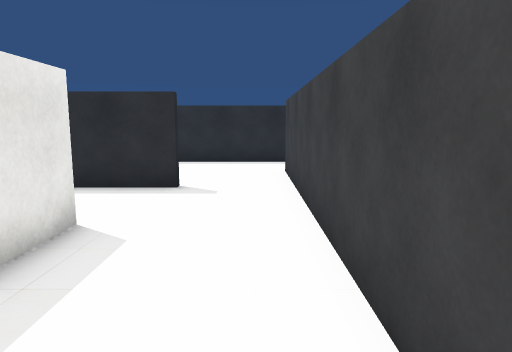
view 1 (above)

20 first-person views from a walk through a 3-D level made in the Unity game engine. The camera is 1.4 m above the floor, tilts 8° down and sees 70° across. The floor is counted in squares, 1 m on a side. Each view is taken from the middle of a square. On the plan, view 1 faces up. The plan holds only what a view shows up to about 16 squares ahead; the rest is blank. The player character is not drawn. Some surface patterns are stand-ins.

view 2
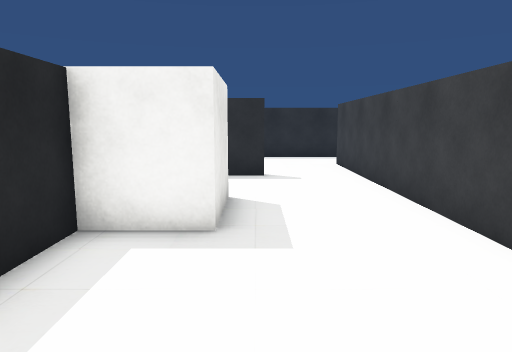

view 3
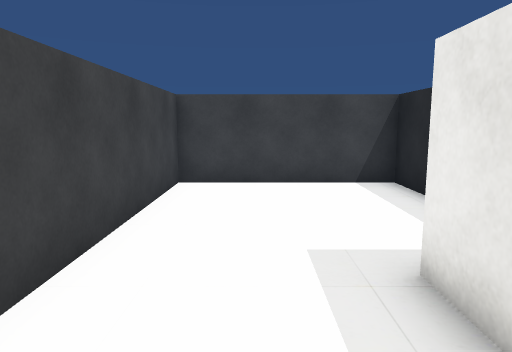

view 4
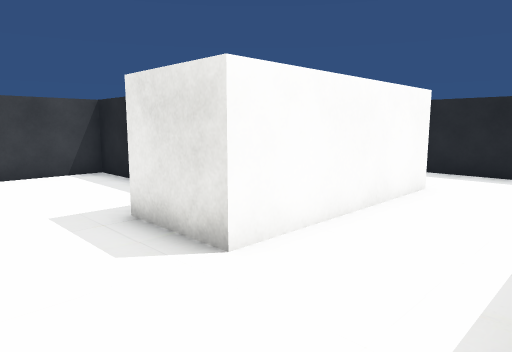

view 5
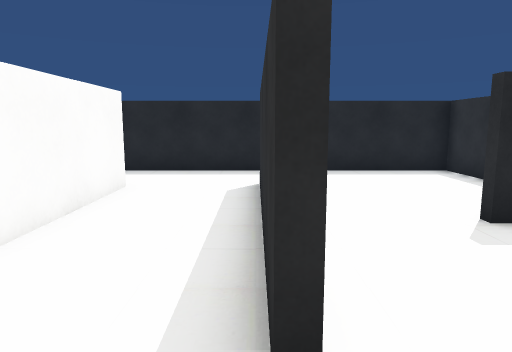

view 6
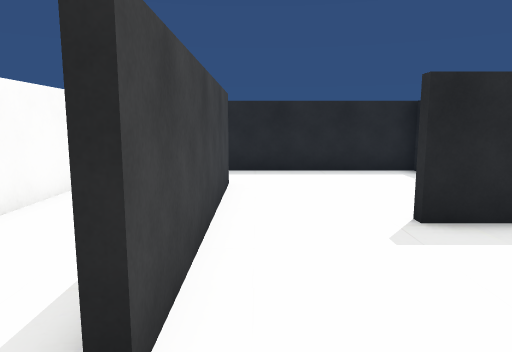

view 7
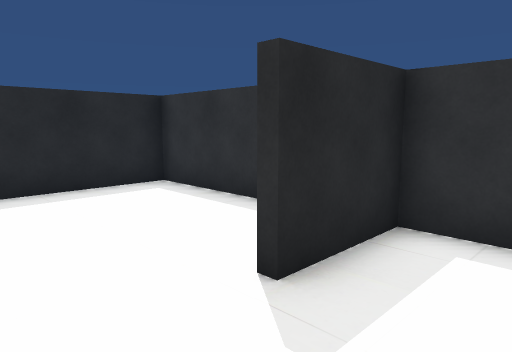

view 8
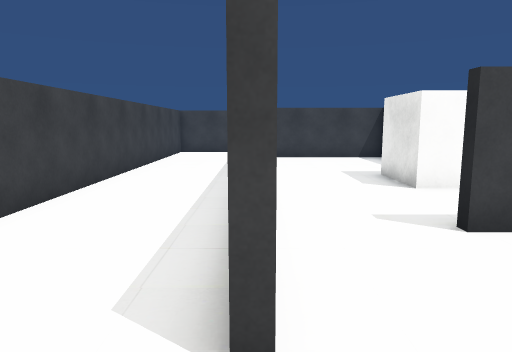

view 9
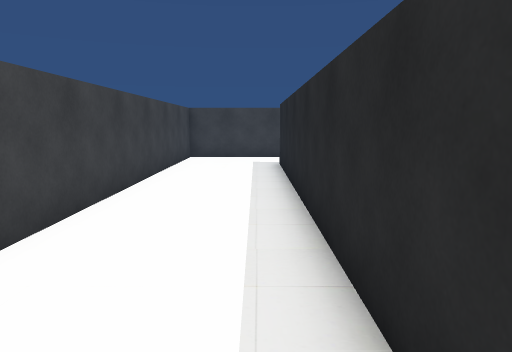

view 10
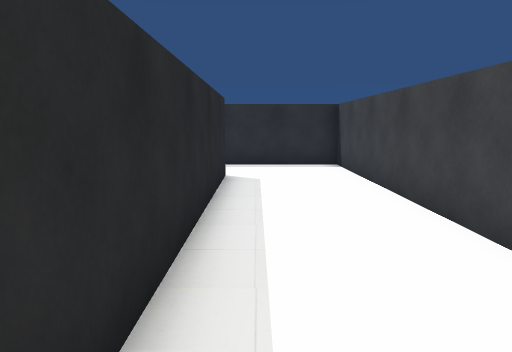

view 11
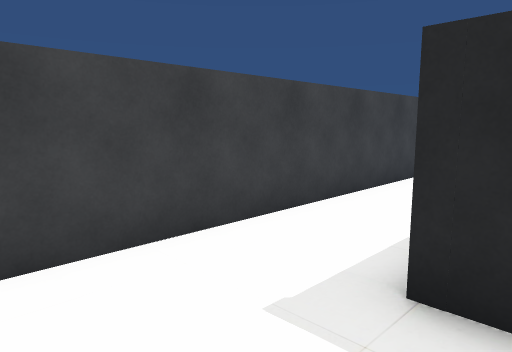

view 12
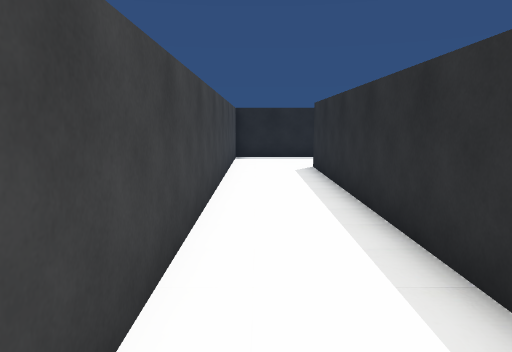

view 13
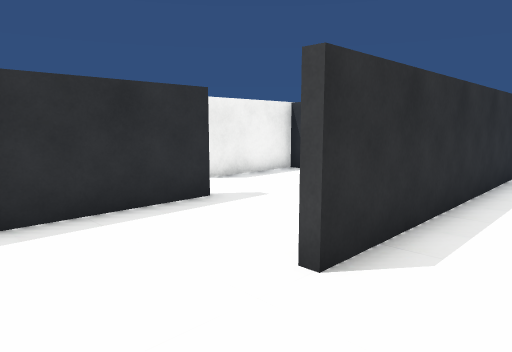

view 14
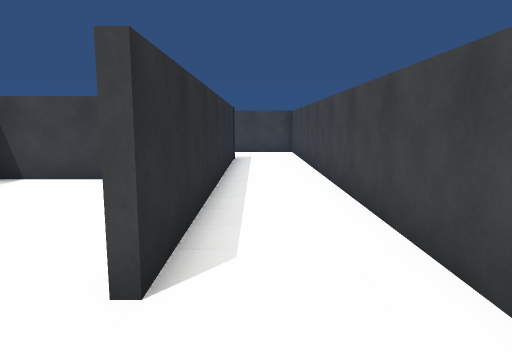

view 15
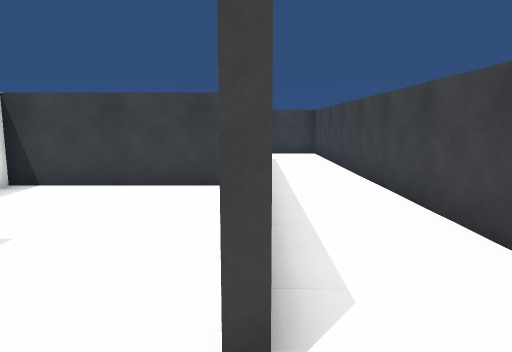

view 16
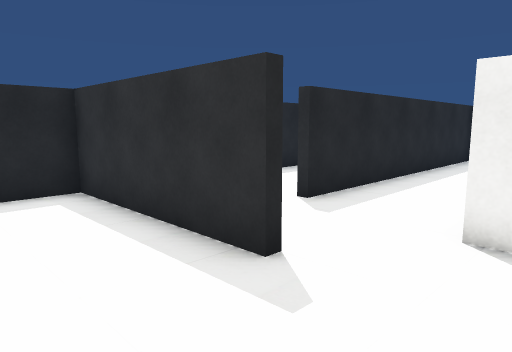

view 17
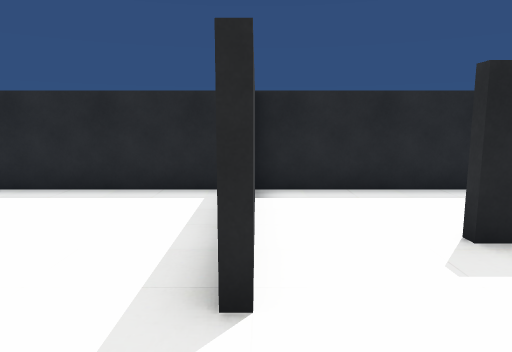

view 18
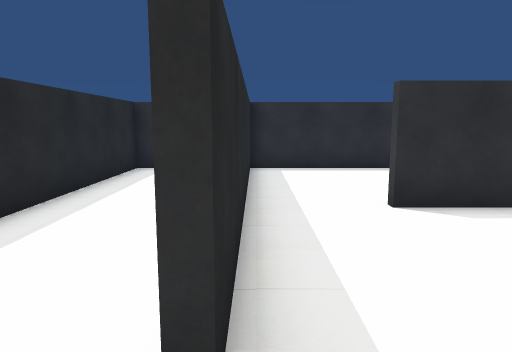

view 19
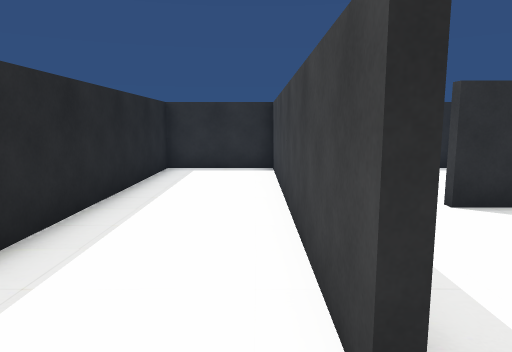

view 20
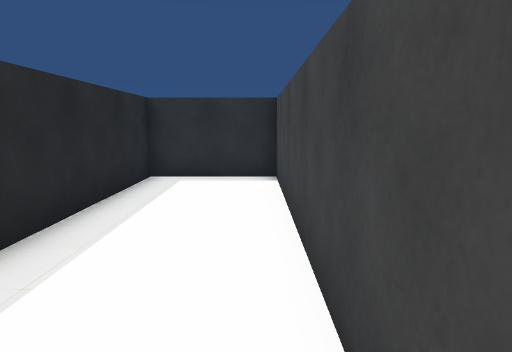

### Floor plan
Points are (right, up) in squares from view 1. A wall is a line through its corners. A room is listed if a view was taken in it or the views show most of it. See-through windows are left out.
Room 1 (views 1, 2, 3, 4, 5)
walls: (-1.8, 8.1) (-8.8, 8.1); (-4.4, -1) (-4.4, -2.8) (0.9, -2.8) (0.9, 8.6); (-8.2, 5) (-2.5, 5) (-2.5, 2.7) (-4.4, 2.7) (-4.4, 1.2); (-11.2, 8.5) (-11.2, 5.5)
ways out: opening at (-9.5, 8) to room 2; opening at (-0.5, 8) to room 2; opening at (-9.5, 4.5) to room 3
Room 2 (views 6, 7)
walls: (-5.8, 13.9) (-11.2, 13.9) (-11.2, 8.5); (-8.8, 8.4) (-1.8, 8.4); (0.4, 13.9) (-5.1, 13.9) (-5.1, 11.2); (0.9, 8.6) (0.9, 11.1)
ways out: opening at (-9.5, 8) to room 1; opening at (-0.5, 8) to room 1; opening at (1, 12.5) to room 3
Room 3 (views 8, 9, 10, 11, 12, 13, 14, 15, 16, 17, 18)
walls: (-9.5, 0.7) (-14.9, 0.7) (-14.9, -5.9); (-4.6, -2.3) (-4.6, 2.7) (-8.2, 2.7); (-11.4, 1) (-9.6, 1); (-11.2, 5.5) (-11.2, 3.5); (-14.5, -5.9) (4.9, -5.9) (4.9, 13.9) (0.4, 13.9); (1.1, 11.1) (1.1, -3.1) (-11.2, -3.1)
ways out: opening at (-9.5, 4.5) to room 1; opening at (1, 12.5) to room 2; opening at (-11, 2.5) to room 4
Room 4 (views 19, 20)
walls: (-11.4, 3.5) (-11.4, 13.9) (-14.9, 13.9) (-14.9, 0.9)
ways out: opening at (-11, 2.5) to room 3

Where each view was taken, in squares from view 1:
view 1: 0 up, 0 right, facing up
view 2: 2 down, 2 left, facing up
view 3: 6 up, 1 left, facing down
view 4: 8 up, 0 right, facing down-left
view 5: 8 up, 0 right, facing left
view 6: 9 up, 0 right, facing left
view 7: 9 up, 3 left, facing up-left
view 8: 13 up, 1 right, facing down
view 9: 10 up, 2 right, facing down
view 10: 1 up, 2 right, facing up
view 11: 2 down, 4 right, facing down-left
view 12: 5 down, 1 right, facing left
view 13: 5 down, 14 left, facing up-right
view 14: 4 down, 14 left, facing right
view 15: 3 down, 13 left, facing right
view 16: 2 down, 7 left, facing up-left
view 17: 1 up, 7 left, facing left
view 18: 2 up, 11 left, facing up
view 19: 2 up, 12 left, facing up
view 20: 4 up, 12 left, facing up
